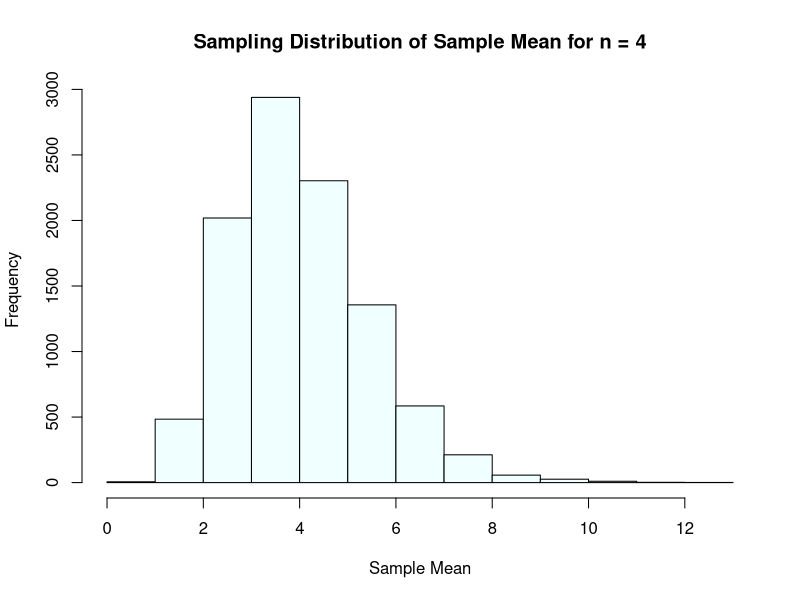
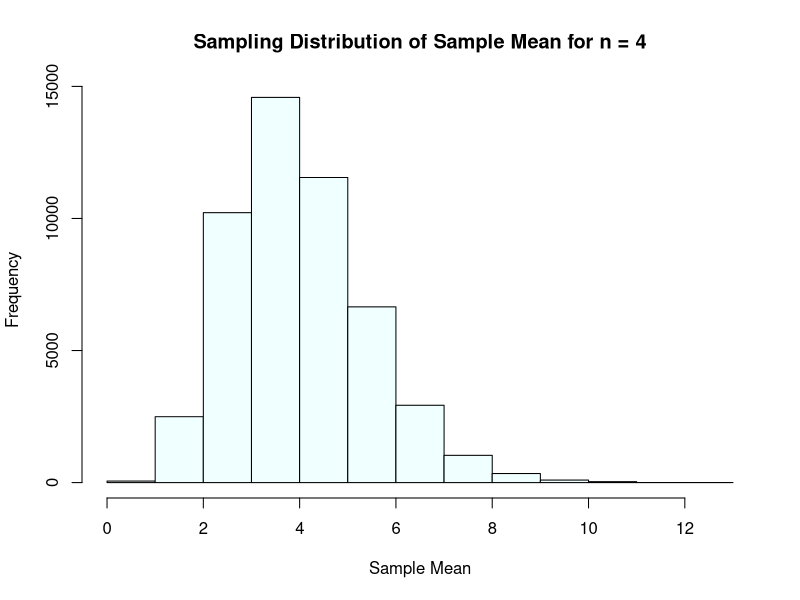
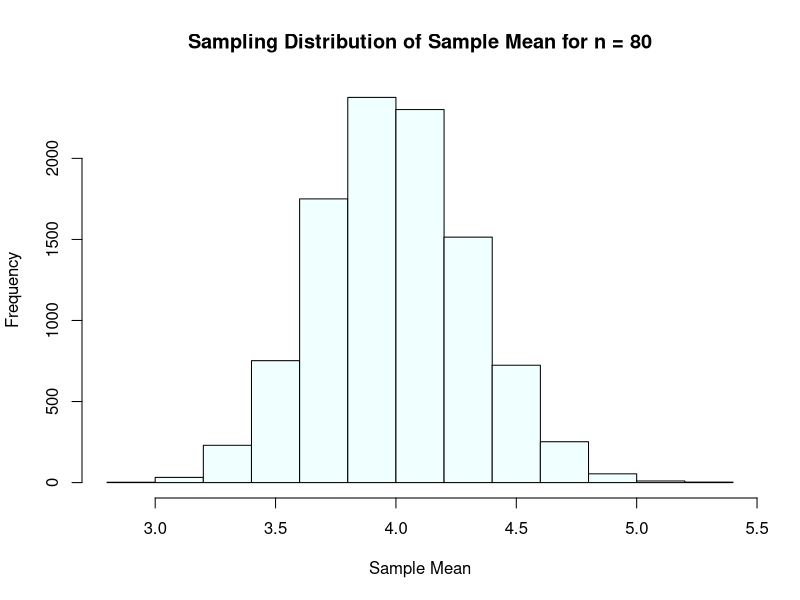
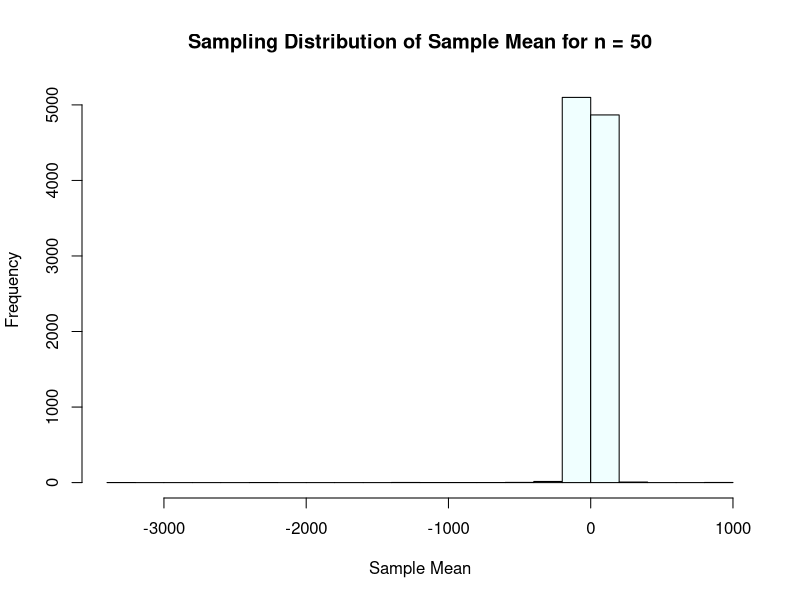
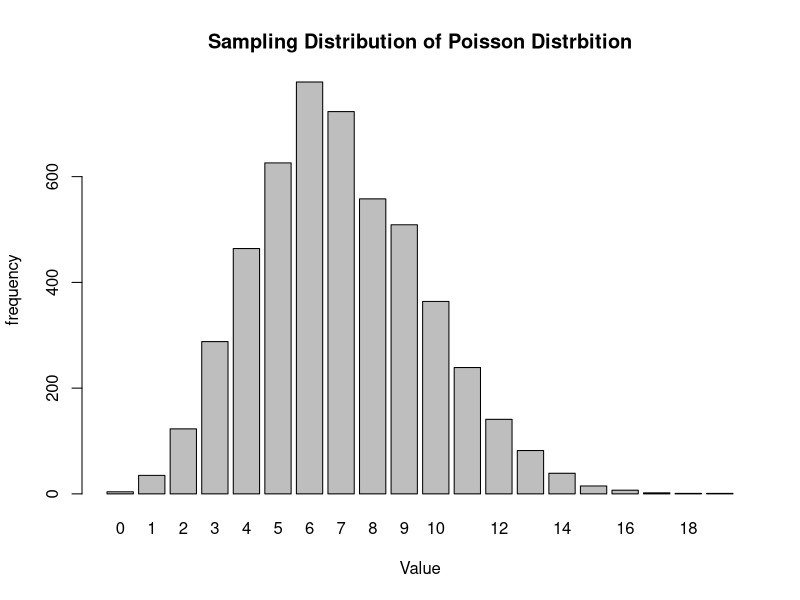
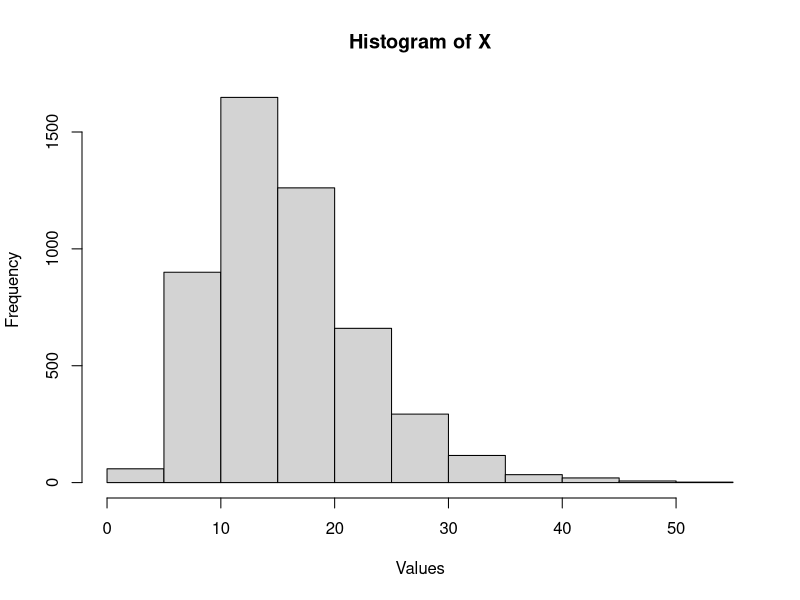

These charts were generated, in order, by the following R code:
## ---- chunk 1
tidy.opts=list(width.cutoff=60, tidy=TRUE)
## ---- chunk 2
set.seed(1)

mc = 10000
n = 4
xbar = c()

for (i in 1:mc) {
  sample = rgamma(n, 2, 0.5)
  xbar[i] = mean(sample)
}

hist(xbar, main = "Sampling Distribution of Sample Mean for n = 4", xlab = "Sample Mean", col = "azure")
## ---- chunk 3
set.seed(1)

mc = 50000
n = 4
xbar = c()

for (i in 1:mc) {
  sample = rgamma(n, 2, 0.5)
  xbar[i] = mean(sample)
}

hist(xbar, main = "Sampling Distribution of Sample Mean for n = 4", xlab = "Sample Mean", col = "azure")
## ---- chunk 4
set.seed(1)

mc = 10000
n = 80
xbar = c()

for (i in 1:mc) {
  sample = rgamma(n, 2, 0.5)
  xbar[i] = mean(sample)
}

hist(xbar, main = "Sampling Distribution of Sample Mean for n = 80", xlab = "Sample Mean", col = "azure")
## ---- chunk 5
mean(xbar)
var(xbar)*80
## ---- chunk 6
set.seed(1)

mc = 10000
n = 50
xbar = c()

for (i in 1:mc) {
  sample = rcauchy(n)
  xbar[i] = mean(sample)
}

hist(xbar, main = "Sampling Distribution of Sample Mean for n = 50", xlab = "Sample Mean", col = "azure")
## ---- chunk 7
set.seed(1)

pois = rpois(5000, 7)
barplot(table(pois), main = "Sampling Distribution of Poisson Distrbition", xlab = "Value", ylab = "frequency")
## ---- chunk 8
set.seed(1)

pois = rpois(5000, 7)
mean = mean(pois)
mean
var = var(pois)
var
## ---- chunk 9
set.seed(1)
n=5000

A=rnorm(n,6,2)
B=rchisq(n,5)
C=rexp(n,10)
X=A+2*B-3*C
EX=mean(X)
VX=var(X)

hist(X,main="Histogram of X", xlab = "Values")
EX
VX
## ---- chunk 10
set.seed(1)
A=pnorm(3.5,6,2,lower.tail=TRUE)
A
## ---- chunk 11
set.seed(1)
A=rnorm(5000,6,2)
lessThan=round(A<3.5)
lessThanMean=mean(lessThan)
lessThanMean
## ---- chunk 12
set.seed(1)
greaterThan=round(X>10)
greaterThanMean=mean(greaterThan)
greaterThanMean
